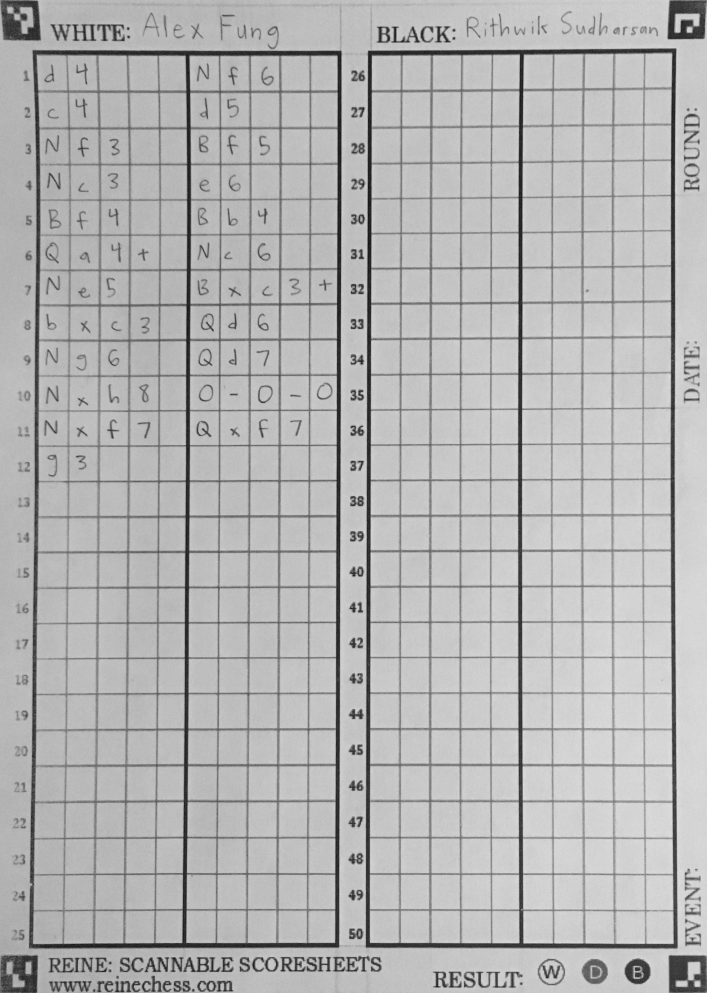
#> input picture CharExtract/1388_pre.png, 2119 x 2978 px, found by its file name (shown at 1/3 size)
$ python lineremove_fixed.py   (older library calls are emulated)
#> lines starting #> are read from the running program, lines starting #| are printed output that depends on the picture; after the words box and inside, x2 and y2 are one past the last pixel; in counts of white or black regions, pixels touching at a corner belong together
import cv2
import numpy as np
import time

start = time.time()


def get_contour_precedence(contour, row_y):
    # dependent on the fact that the contouring (besides sorting) is perfect
    x, y, w, h = cv2.boundingRect(contour)
    row_num = None
    for row in row_y:
        if row - h / 3 < y < row + h / 3:
            row_num = row_y.index(row)
    return 10000 * row_num + x


def sort_contours(cnts, method="left-to-right"):
    # initialize the reverse flag and sort index
    reverse = False
    i = 0

    # handle if we need to sort in reverse
    if method == "right-to-left" or method == "bottom-to-top":
        reverse = True

    # handle if we are sorting against the y-coordinate rather than
    # the x-coordinate of the bounding box
    if method == "top-to-bottom" or method == "bottom-to-top":
        i = 1

    # construct the list of bounding boxes and sort them from top to
    # bottom
    bounding_boxes = [cv2.boundingRect(c) for c in cnts]
    (cnts, boundingBoxes) = zip(*sorted(zip(cnts, bounding_boxes),
                                        key=lambda b: b[1][i], reverse=reverse))

    # return the list of sorted contours and bounding boxes
    return cnts, bounding_boxes


def box_extraction(img_for_box_extraction_path, cropped_dir_path):
    img = cv2.imread(img_for_box_extraction_path, 0)  # Read the image
#> img is the input picture: shape (2978, 2119); min 5, max 229, mean 180.8
    # Thresholding the image
    img_bin = cv2.adaptiveThreshold(img, 255, cv2.ADAPTIVE_THRESH_MEAN_C, cv2.THRESH_BINARY, 15, 2)
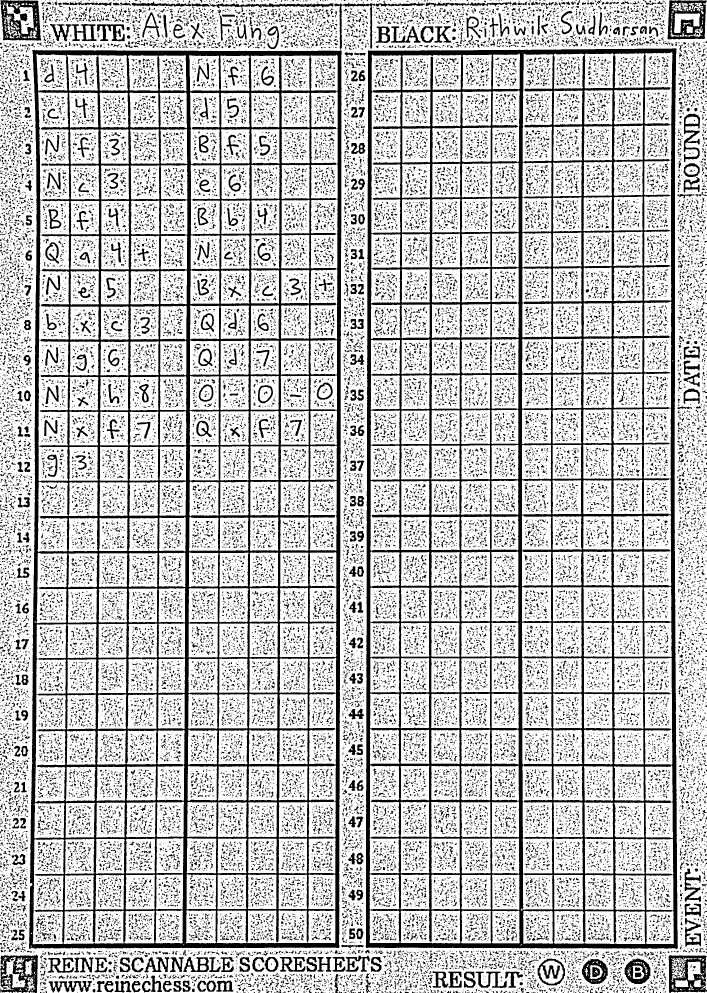
#> img_bin: shape (2978, 2119) (shown at 1/3 size); 75.4% white; 48479 black regions (37369 under 20 px), largest, box (x1, y1, x2, y2) and area: (87, 150, 1025, 2847) 368415, (1097, 145, 2034, 2847) 367895, (1, 1, 124, 122) 7558
    img_bin = 255 - img_bin  # Invert the image

    cv2.imwrite("Image_bin.jpg", img_bin)

    # Defining a kernel length
    kernel_length = np.array(img).shape[1] // 40
#> kernel_length = 52

    # A vertical kernel of (1 X kernel_length), which will detect all the vertical lines from the image.
    vertical_kernel = cv2.getStructuringElement(cv2.MORPH_RECT, (1, kernel_length))
#> vertical_kernel = 52 values from 1 to 1
    # A horizontal kernel of (kernel_length X 1), which will help to detect all the horizontal line from the image.
    hori_kernel = cv2.getStructuringElement(cv2.MORPH_RECT, (kernel_length, 1))
    # A kernel of (3 X 3) ones.
    kernel = cv2.getStructuringElement(cv2.MORPH_RECT, (3, 3))

    # Morphological operation to detect vertical lines from an image
    img_temp1 = cv2.erode(img_bin, vertical_kernel, iterations=3)
#> img_temp1: shape (2978, 2119); 4.7% white; 32 white regions (3 under 20 px), largest, box (x1, y1, x2, y2) and area: (1006, 228, 1024, 2769) 26838, (1098, 229, 1115, 2769) 26552, (1555, 228, 1569, 2770) 25944
    vertical_lines_img = cv2.dilate(img_temp1, vertical_kernel, iterations=3)
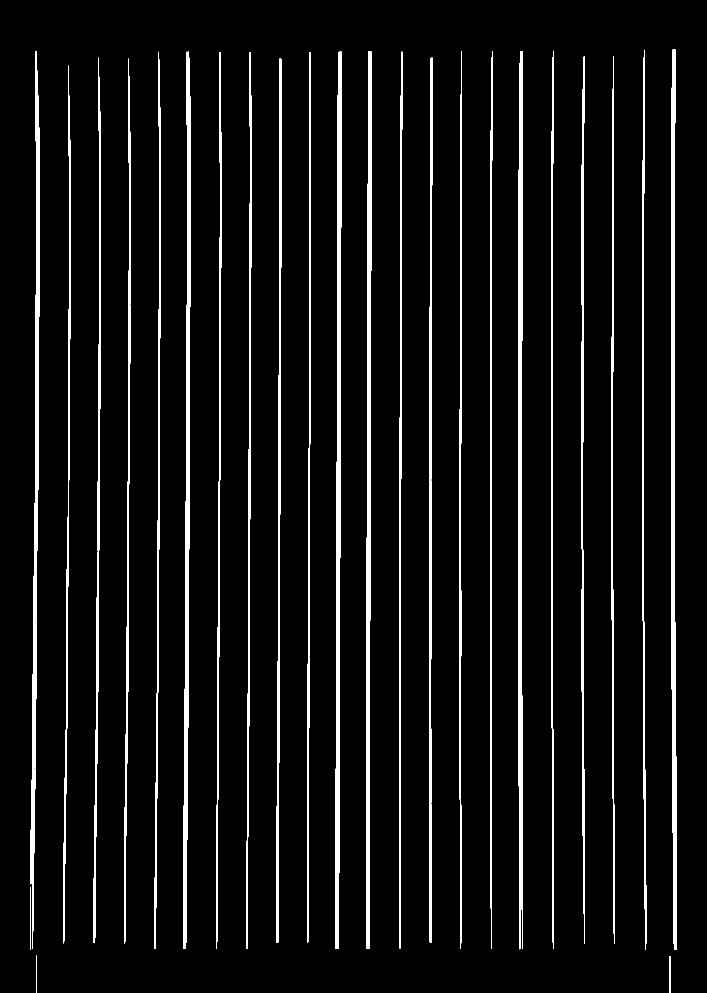
#> vertical_lines_img: shape (2978, 2119) (shown at 1/3 size); 5.8% white; 25 white regions, largest, box (x1, y1, x2, y2) and area: (2013, 148, 2031, 2850) 29916, (1006, 153, 1024, 2847) 29592, (1098, 154, 1115, 2847) 29153
    # cv2.imwrite("vertical_lines.jpg", vertical_lines_img)

    # Morphological operation to detect horizontal lines from an image
    img_temp2 = cv2.erode(img_bin, hori_kernel, iterations=3)
#> img_temp2: shape (2978, 2119); 2.5% white; 68 white regions, largest, box (x1, y1, x2, y2) and area: (1175, 2829, 1959, 2844) 9119, (175, 152, 950, 167) 8757, (165, 2829, 943, 2843) 8657
    horizontal_lines_img = cv2.dilate(img_temp2, hori_kernel, iterations=3)
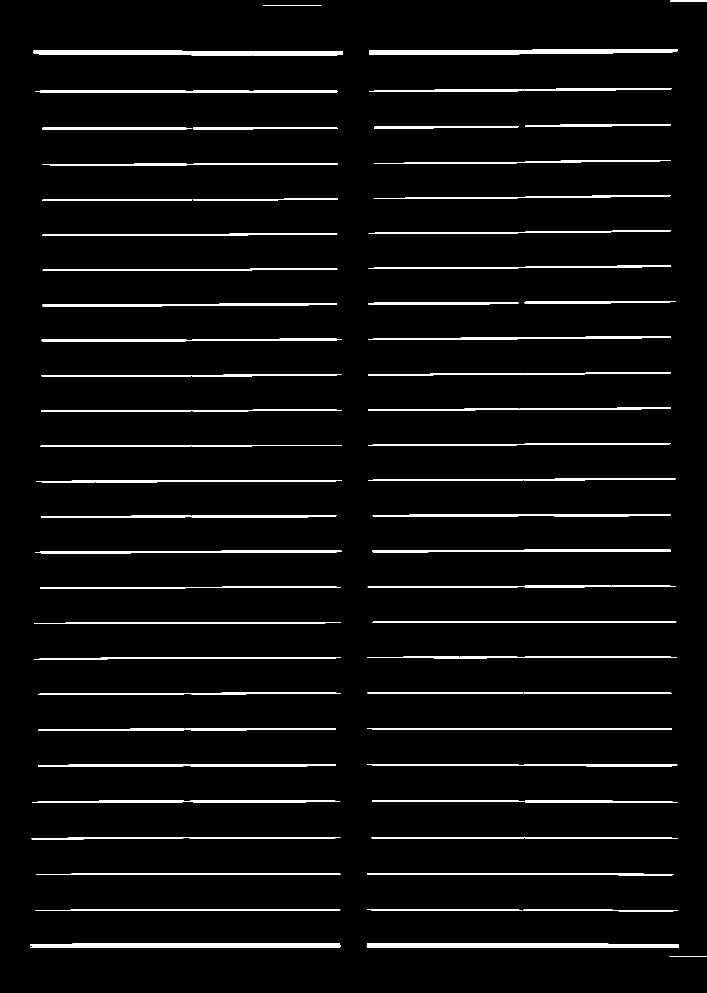
#> horizontal_lines_img: shape (2978, 2119) (shown at 1/3 size); 3.8% white; 68 white regions, largest, box (x1, y1, x2, y2) and area: (1100, 2829, 2037, 2844) 12026, (100, 152, 1028, 167) 11817, (90, 2829, 1021, 2843) 11717
    # cv2.imwrite("horizontal_lines.jpg", horizontal_lines_img)

    # Weighting parameters, this will decide the quantity of an image to be added to make a new image.
    alpha = 0.5
    beta = 1.0 - alpha
    # This function helps to add two image with specific weight parameter to get a third image as
    # summation of two image.
    img_final_bin = cv2.addWeighted(vertical_lines_img, alpha, horizontal_lines_img, beta, 0.0)
    img_final_bin = cv2.erode(~img_final_bin, kernel, iterations=2)
    (thresh, img_final_bin) = cv2.threshold(img_final_bin, 128, 255, cv2.THRESH_BINARY | cv2.THRESH_OTSU)
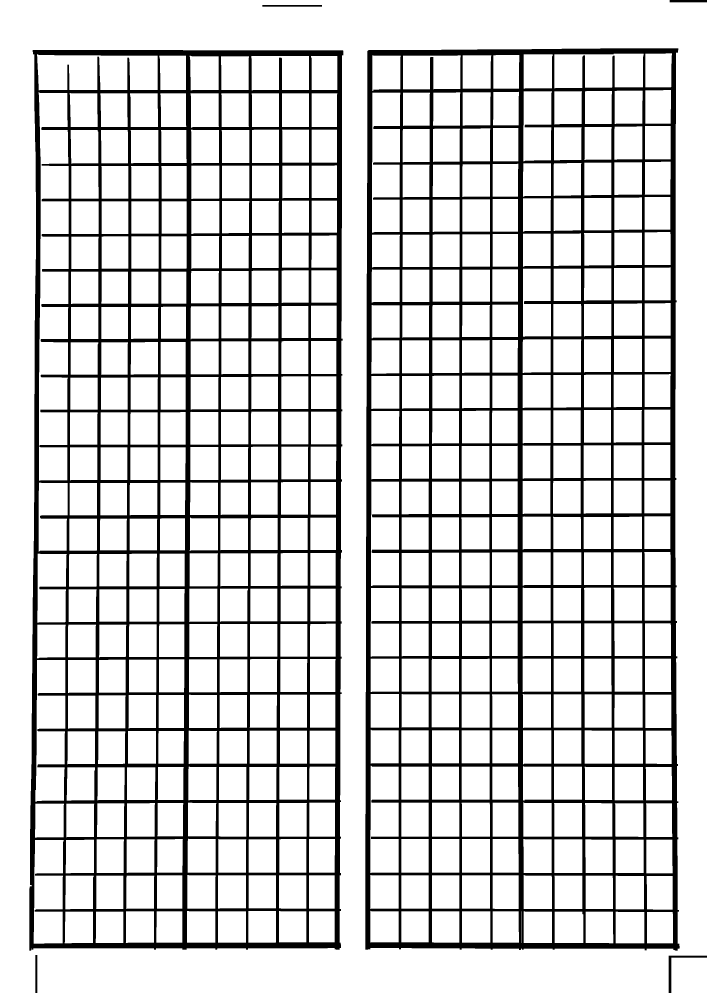
#> img_final_bin: shape (2978, 2119) (shown at 1/3 size); 84.1% white; 6 black regions, box (x1, y1, x2, y2) and area: (1096, 145, 2039, 2852) 500862, (88, 150, 1030, 2852) 498759, (2006, 2867, 2119, 2978) 1518, (787, 15, 966, 20) 895, (2009, 0, 2119, 7) 770, (106, 2865, 112, 2978) 678
#> thresh = 127

    # For Debugging
    # Enable this line to see vertical and horizontal lines in the image which is used to find boxes
    cv2.imwrite("img_final_bin.jpg", img_final_bin)
    final = img-img_final_bin
    cv2.imwrite("final.jpg", final)

    # closing the lines
    vert_close = cv2.morphologyEx(img_final_bin, cv2.MORPH_OPEN, vertical_kernel)
#> vert_close: shape (2978, 2119); 84% white; 4 black regions, box (x1, y1, x2, y2) and area: (1096, 146, 2119, 2978) 504017, (88, 151, 1030, 2978) 501689, (787, 0, 966, 21) 3759, (2009, 0, 2119, 8) 880
    hori_close = cv2.morphologyEx(vert_close, cv2.MORPH_OPEN, hori_kernel)
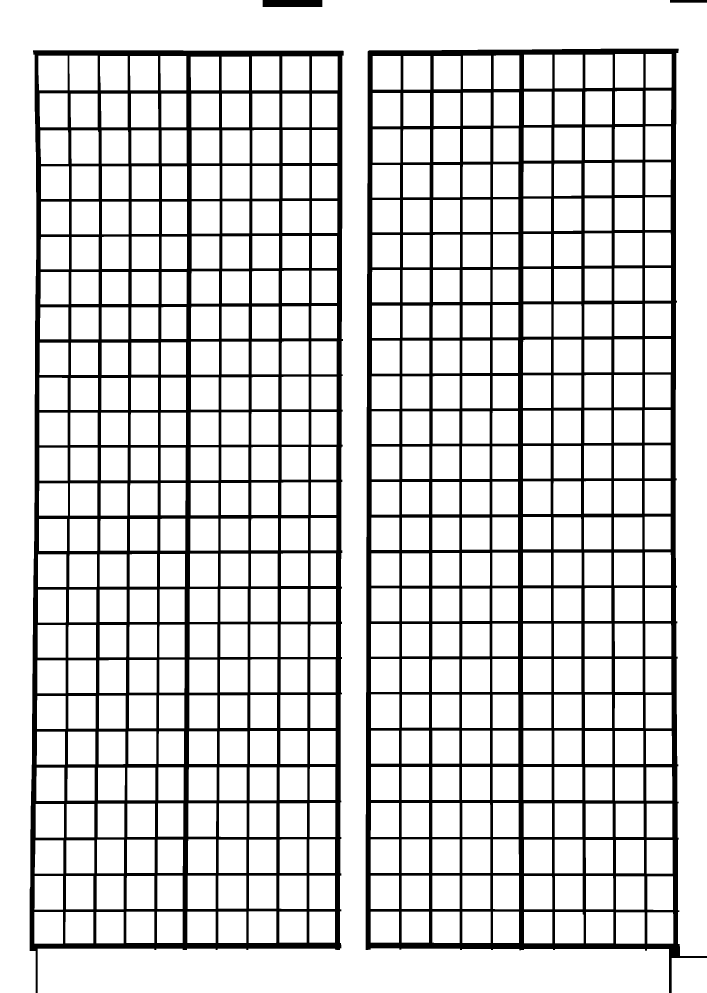
#> hori_close: shape (2978, 2119) (shown at 1/3 size); 83.9% white; 4 black regions

    # Find contours for image, which will detect all the boxes
    im2, contours, hierarchy = cv2.findContours(
        hori_close, cv2.RETR_TREE, cv2.CHAIN_APPROX_SIMPLE)
#> contours = 502 contours; largest, box (x1, y1, x2, y2) and area: (0, 0, 2119, 2978) 1282910, (2015, 2874, 2119, 2978) 10609, (115, 167, 203, 271) 8898, (208, 167, 293, 271) 8602, (1572, 164, 1657, 266) 8484
    # Sort all the contours by top to bottom.
    # (contours, boundingBoxes) = sort_contours(contours, method="left-to-right")

    def get_true_contours(pre_contours):
        post_contours = []
        for pre_contour in pre_contours:
            the_x, the_y, the_w, the_h = cv2.boundingRect(pre_contour)
            if 70 < the_w < 120 and 80 < the_h < 140 and the_h > the_w * 1.05:
                post_contours.append(pre_contour)
#> this loop made 502 passes
#> (the_x, the_y, the_w, the_h) on passes 2, 5, 8: (1942, 2737, 78, 94), (1665, 2736, 86, 94), (196, 2736, 84, 94)
#> after the loop, post_contours = 500 contours; largest, box (x1, y1, x2, y2) and area: (115, 167, 203, 271) 8898, (208, 167, 293, 271) 8602, (1572, 164, 1657, 266) 8484, (390, 168, 474, 271) 8422, (103, 2628, 189, 2729) 8404
        return post_contours

    def set_row_y(the_true_contours):
        the_row_y = []
        for contour in the_true_contours:
            the_x, the_y, the_w, the_h = cv2.boundingRect(contour)
            add = True
            for row in the_row_y:
                if the_y - the_h / 3 < row < the_y + the_h / 3:
                    add = False
            if add:
                the_row_y.append(the_y)
        the_row_y.sort(key=lambda value: value)
        return the_row_y

    true_contours = get_true_contours(contours)
#> true_contours has the same summary as post_contours in get_true_contours
    row_y = set_row_y(true_contours)
#> the loop in set_row_y, `for contour in the_true_contours:` made 500 passes
#> (contour, the_x, the_y, the_w, the_h) on passes 2, 3, 5: ([[1848, 2737], [1848, 2830], [1933, 2830], [1933, 2737]], 1848, 2737, 86, 94), ([[1758, 2736], [1758, 2829], [1839, 2829], [1839, 2736]], 1758, 2736, 82, 94), ([[1572, 2736], [1572, 2829], [1656, 2829], [1656, 2736]], 1572, 2736, 85, 94)

    # second output was originally img.shape[1]
    true_contours.sort(key=lambda the_contours: get_contour_precedence(the_contours, row_y))
#> the loop in get_contour_precedence, `for row in row_y:` made 25 passes
#> row on passes 1 to 12: 170, 281, 391, 499, 605, 711, 816, 922, 1028, 1134, 1238, 1343
#> the loop in get_contour_precedence (call 2), `for row in row_y:` made 25 passes

    idx = 0
    for c in range(500):
        # Returns the location and width,height for every contour
        x, y, w, h = cv2.boundingRect(true_contours[c])

        # If the box height is greater then 20, width is >80, then only save it as a box in "cropped/" folder.
        # This was moved up to sorting algorithm
        idx += 1
        new_img = img[y:y + h, x:x + w]
        cv2.imwrite(cropped_dir_path + str(idx) + '.png', new_img)
#> this loop made 500 passes
#> pass 1, in box_extraction, `new_img = img[y:y + h, x:x + w]`:
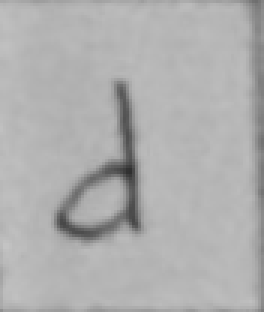
#> new_img: shape (104, 88) (shown 3 times larger); min 47, max 195, mean 175
#> pass 3, in box_extraction, `new_img = img[y:y + h, x:x + w]`:
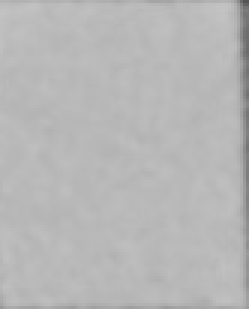
#> new_img: shape (103, 83) (shown 3 times larger); min 84, max 195, mean 182.9

        # For Debugging
        # Enable this line to see all contours.
        # cv2.drawContours(img, contours, -1, (0, 0, 255), 3)
        # cv2.imwrite("./Temp/img_contour.jpg", img)


box_extraction("C:\\Users\\alexf\\Desktop\\reine\\scoresheet_samples\\1388_pre.png",
               "C:\\Users\\alexf\\Desktop\\reine\\cropped_imgs\\")

end = time.time()
print('Time: ' + str(end - start) + ' s')
